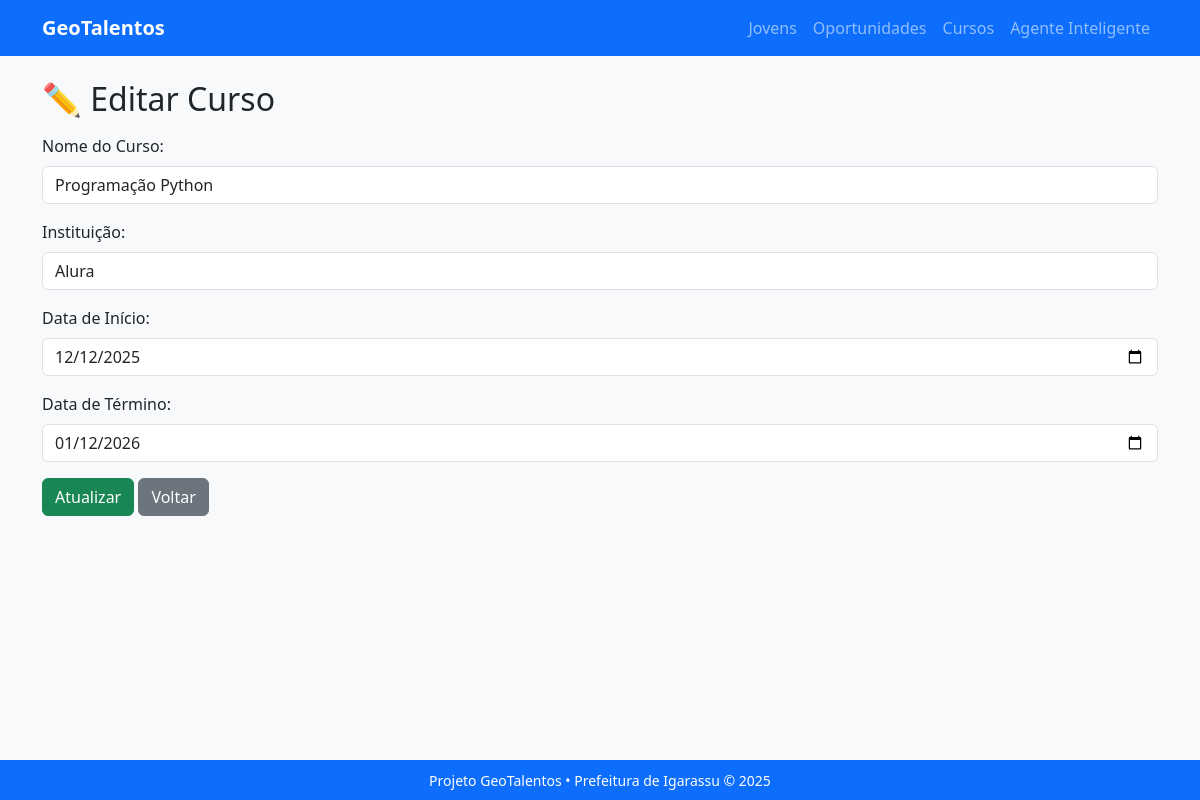
Page /editar_curso/1 on the committed database.
### tables this page shows
CREATE TABLE curso (
        id INTEGER PRIMARY KEY AUTOINCREMENT,
        nome TEXT,
        instituicao TEXT,
        dataInicio TEXT,
        dataFim TEXT);

### app.py (the view)
@app.route('/editar_curso/<int:id>', methods=['GET', 'POST'])
def editar_curso(id):
    conn = conectar()
    cur = conn.cursor()
    if request.method == 'POST':
        dados = (request.form['nome'], request.form['instituicao'], request.form['dataInicio'], request.form['dataFim'], id)
        cur.execute('UPDATE curso SET nome=?, instituicao=?, dataInicio=?, dataFim=? WHERE id=?', dados)
        conn.commit()
        conn.close()
        return redirect(url_for('listar_cursos'))
    cur.execute('SELECT * FROM curso WHERE id=?', (id,))
    curso = cur.fetchone()
    conn.close()
    return render_template('form_curso.html', curso=curso)

### app.py (called while the page is built)
def conectar():
    return sqlite3.connect('geotalentos.db')

### templates/form_curso.html
{% extends 'base.html' %}
{% block conteudo %}
<h2>{% if curso %}✏️ Editar Curso{% else %}🏫 Cadastrar Curso{% endif %}</h2>
<form method="POST" class="mt-3" action="{% if curso %}/editar_curso/{{ curso[0] }}{% else %}/novo_curso{% endif %}">
  <div class="mb-3"><label class="form-label">Nome do Curso:</label><input type="text" class="form-control" name="nome" value="{% if curso %}{{ curso[1] }}{% endif %}" required></div>
  <div class="mb-3"><label class="form-label">Instituição:</label><input type="text" class="form-control" name="instituicao" value="{% if curso %}{{ curso[2] }}{% endif %}" placeholder="Ex: CETEN, Hub Canoa"></div>
  <div class="mb-3"><label class="form-label">Data de Início:</label><input type="date" class="form-control" name="dataInicio" value="{% if curso %}{{ curso[3] }}{% endif %}"></div>
  <div class="mb-3"><label class="form-label">Data de Término:</label><input type="date" class="form-control" name="dataFim" value="{% if curso %}{{ curso[4] }}{% endif %}"></div>
  <button class="btn btn-success">{% if curso %}Atualizar{% else %}Salvar{% endif %}</button> <a href="/cursos" class="btn btn-secondary">Voltar</a>
</form>
{% endblock %}

### static/style.css (style rules this page uses)
html, body { height: 100%; margin: 0; display: flex; flex-direction: column; }

### rows in the picture
curso: nome "Programação Python", instituicao "Alura", dataInicio "12/12/2025", dataFim "01/12/2026"
